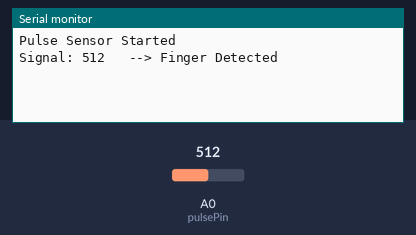
A sketch run on a simulated ESP8266 (NodeMCU). Shown: the last lines printed to the serial monitor. The inputs (shaded band) are chosen by the test bench; at power-on: A0 (pulsePin) = 512.

Above: at 1.2 s.
1.3 s: A0 (pulsePin) set to 985
At 2.4 s:
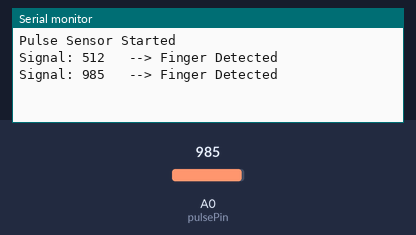
2.8 s: A0 (pulsePin) set to 1010
At 4.7 s:
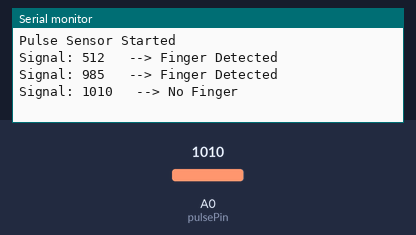

Measured:
- the behaviour switches between 1000 and 1001 on A0 (pulsePin) (found by bisection; images 1 and 2)
- after the input at 1.3 s, the serial monitor: prints a new line after 0.74 s (image 1)
- after the input at 2.8 s, the serial monitor: prints a new line after 1.3 s (image 2)

The sketch:

Pulse_Sensor_Test.ino
```cpp
/*
   ESP8266 + Pulse Sensor BPM
*/

const int pulsePin = A0;

int threshold = 700;

bool beatDetected = false;

unsigned long lastBeatTime = 0;

int BPM = 0;

void setup() {

  Serial.begin(115200);

  Serial.println("Pulse Sensor Started");
}

void loop() {

  // Take average of 10 readings
  long total = 0;

  for (int i = 0; i < 10; i++) {

    total += analogRead(A0);

    delay(2);
  }

  int pulseValue = total / 10;

  Serial.print("Signal: ");
  Serial.print(pulseValue);

  // No finger
  if (pulseValue > 1000) {

    Serial.print("   --> No Finger");
  }

  else {

    Serial.print("   --> Finger Detected");

    // Beat detection
    if (pulseValue > threshold && !beatDetected) {

      beatDetected = true;

      unsigned long currentTime = millis();

      unsigned long interval = currentTime - lastBeatTime;

      lastBeatTime = currentTime;

      BPM = 60000 / interval;

      // Accept realistic BPM only
      if (BPM >= 40 && BPM <= 180) {

        Serial.print("   | BPM: ");
        Serial.print(BPM);
      }
    }

    // Reset detection
    if (pulseValue < threshold - 50) {

      beatDetected = false;
    }
  }

  Serial.println();

  delay(2000);
}
```
